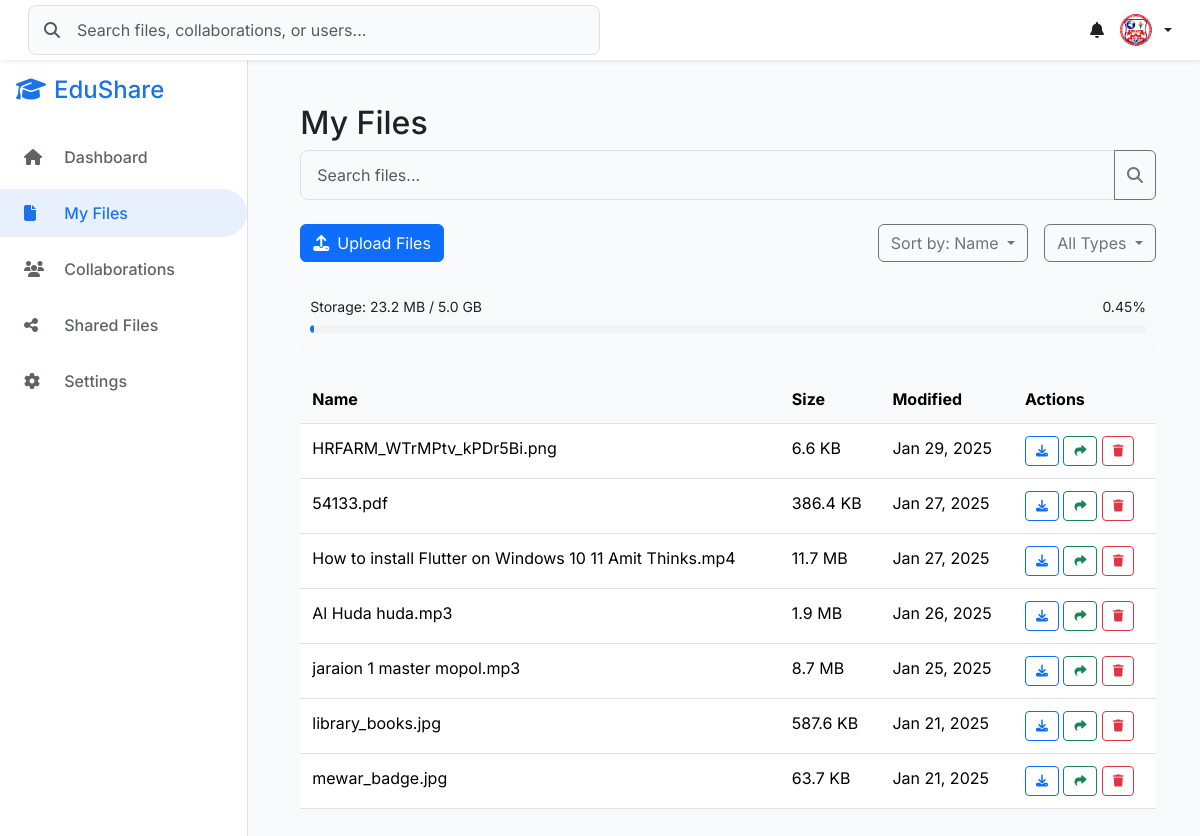
Page /auth/my-files/ (signed in) on the committed database.
### authentication/models.py (models this page shows, shortened)
class User(AbstractUser):
    ROLE_CHOICES = [
        ('faculty', 'Faculty'),
        ('admin', 'Admin'),
        ('external', 'External Partner'),
    ]
    email = models.EmailField(
        unique=True,
        validators=[EmailValidator()],
        error_messages={
            'unique': 'A user with this email already exists.',
        }
    )
    role = models.CharField(
        max_length=20,
        choices=ROLE_CHOICES
    )
    last_login_attempt = models.DateTimeField(null=True, blank=True)
    login_attempts = models.IntegerField(default=0)
    profile_picture = models.ImageField(
        upload_to=profile_picture_path,
        validators=[validate_image_size],
        null=True,
        blank=True,
        help_text="Upload a JPEG or PNG image (max size: 2MB)."
    )
    DEPARTMENT_CHOICES = [
        ('Computer Science', 'Computer Science'),
        ('Software Engineering', 'Software Engineering'),
        ('Cyber Security', 'Cyber Security'),
    ]
    department = models.CharField(
        max_length=100,
        choices=DEPARTMENT_CHOICES,
        blank=True,
        null=True
    )
    USERNAME_FIELD = 'email'
    REQUIRED_FIELDS = ['username', 'role']
    class Meta:
        db_table = 'auth_user'

class File(models.Model):
    user = models.ForeignKey(User, on_delete=models.CASCADE)
    name = models.CharField(max_length=255)
    file = models.FileField(upload_to='files/')
    file_size = models.BigIntegerField()
    created_at = models.DateTimeField(auto_now_add=True)
    modified_at = models.DateTimeField(auto_now=True)

### authentication/views.py (the view)
# urls.py: path('my-files/', views.my_files, name='my_files'),
@login_required
def my_files(request):
    files = File.objects.filter(user=request.user).order_by('-created_at')
    paginator = Paginator(files, 10)
    page_number = request.GET.get('page', 1)
    page_obj = paginator.get_page(page_number)
    formatted_files = [{
        'id': file.id,
        'name': file.name,
        'size': format_file_size(file.file_size),
        'modified': file.modified_at.strftime('%b %d, %Y')
    } for file in page_obj]
    context = {
        'files': formatted_files,
        'storage_used': {
            'used': File.objects.filter(user=request.user).aggregate(total=Sum('file_size'))['total'] or 0,
            'total': 5 * 1024 * 1024 * 1024,  # 5GB in bytes
            'percentage': (File.objects.filter(user=request.user).aggregate(total=Sum('file_size'))['total'] or 0) / (5 * 1024 * 1024 * 1024) * 100,
            'used_formatted': format_file_size(File.objects.filter(user=request.user).aggregate(total=Sum('file_size'))['total'] or 0),
            'total_formatted': format_file_size(5 * 1024 * 1024 * 1024)
        }
    }
    return render(request, 'authentication/dashboard/my_files.html', context)

### authentication/views.py (called while the page is built)
def format_file_size(size_in_bytes):
    for unit in ['B', 'KB', 'MB', 'GB']:
        if size_in_bytes < 1024.0:
            return f"{size_in_bytes:.1f} {unit}"
        size_in_bytes /= 1024.0
    return f"{size_in_bytes:.1f} TB"

### authentication/templates/authentication/dashboard/my_files.html (shortened to what this page needs)
{% extends 'authentication/dashboard/base.html' %}
{% load static %}
{% block extra_css %}
<link rel="stylesheet" href="{% static 'css/my_files.css' %}">
{% endblock %}
{% block content %}
<div class="my-files-section">
    <h2>My Files</h2>
    <div class="search-bar mb-4">
        <div class="input-group">
            <input type="text" class="search-input form-control" placeholder="Search files...">
            <button class="btn btn-outline-secondary" type="button">
                <i class="fas fa-search"></i>
            </button>
        </div>
    </div>
    <div class="d-flex justify-content-between align-items-center mb-4">
        <button class="btn btn-primary" id="upload-files-btn">
            <i class="fas fa-upload me-2"></i>Upload Files
        </button>
        <div class="d-flex gap-3">
            <div class="dropdown">
                <button class="btn btn-outline-secondary dropdown-toggle" type="button" id="sort-by-dropdown" data-bs-toggle="dropdown" aria-expanded="false">
                    Sort by: Name
                </button>
            </div>
            <div class="dropdown">
                <button class="btn btn-outline-secondary dropdown-toggle" type="button" id="filter-by-dropdown" data-bs-toggle="dropdown" aria-expanded="false">
                    All Types
                </button>
            </div>
        </div>
    </div>
    <div class="storage-bar mb-4">
        <div class="d-flex justify-content-between align-items-center">
            <small>Storage: {{ storage_used.used_formatted }} / {{ storage_used.total_formatted }}</small>
            <small>{{ storage_used.percentage|floatformat:2 }}%</small>
        </div>
        <div class="progress">
            <div class="progress-bar" role="progressbar" style="width: {{ storage_used.percentage }}%;" aria-valuenow="{{ storage_used.percentage }}" aria-valuemin="0" aria-valuemax="100"></div>
        </div>
    </div>
    <div class="files-table">
        <table class="table table-hover">
            <thead>
                <tr>
                    <th>Name</th>
                    <th>Size</th>
                    <th>Modified</th>
                    <th>Actions</th>
                </tr>
            </thead>
            <tbody id="files-list">
                {% for file in files %}
                <tr>
                    <td>{{ file.name }}</td>
                    <td>{{ file.size }}</td>
                    <td>{{ file.modified }}</td>
                    <td>
                        <button class="btn btn-sm btn-outline-primary" data-action="download" data-file-id="{{ file.id }}">
                            <i class="fas fa-download"></i>
                        </button>
                        <button class="btn btn-sm btn-outline-success" data-action="share" data-file-id="{{ file.id }}">
                            <i class="fas fa-share"></i>
                        </button>
                        <button class="btn btn-sm btn-outline-danger" data-action="delete" data-file-id="{{ file.id }}">
                            <i class="fas fa-trash"></i>
                        </button>
                    </td>
                </tr>
                {% endfor %}
            </tbody>
        </table>
    </div>
</div>
{% endblock %}

### authentication/templates/authentication/dashboard/base.html (shortened to what this page needs)
{% load static %}
<!DOCTYPE html>
<html lang="en">
<head>
    <link href="https://cdn.jsdelivr.net/npm/bootstrap@5.3.2/dist/css/bootstrap.min.css" rel="stylesheet">
    <link rel="stylesheet" href="https://cdnjs.cloudflare.com/ajax/libs/font-awesome/6.5.1/css/all.min.css">
    <link rel="stylesheet" href="{% static 'css/base.css' %}">
    <link rel="stylesheet" href="{% static 'css/dashboard.css' %}">
    {% block extra_css %}{% endblock %}
</head>
<body>
    <nav class="navbar navbar-expand-lg navbar-light fixed-top bg-white shadow-sm">
        <div class="container-fluid">
            <div class="d-none d-lg-block w-50">
                <div class="position-relative">
                    <i class="fas fa-search position-absolute top-50 translate-middle-y ms-3 text-muted"></i>
                    <input class="form-control search-input ps-5" type="search"
                           placeholder="Search files, collaborations, or users...">
                </div>
            </div>
            <div class="d-flex align-items-center">
                <div class="dropdown me-3">
                    <a class="nav-link position-relative" href="#" role="button"
                       data-bs-toggle="dropdown" aria-expanded="false">
                        <i class="fas fa-bell"></i>
                    </a>
                </div>
                <div class="dropdown">
                    <a class="nav-link dropdown-toggle d-flex align-items-center gap-2" href="#"
                       role="button" data-bs-toggle="dropdown" aria-expanded="false">
                        {% if user.profile_picture %}
                            <img src="{{ user.profile_picture.url }}" alt="Profile"
                                 class="rounded-circle" width="32" height="32">
                        {% else %}
                            <div class="rounded-circle bg-primary text-white d-flex align-items-center justify-content-center"
                                 style="width: 32px; height: 32px; font-size: 14px;">
                                {{ user.get_full_name|default:user.email|make_list|first|upper }}
                            </div>
                        {% endif %}
                    </a>
                </div>
            </div>
        </div>
    </nav>
    <div class="d-flex">
        <nav id="sidebarMenu" class="sidebar collapse d-lg-block">
            <div class="position-sticky">
                <div class="px-3 mb-4 d-none d-lg-block">
                    <h4 style="color:#1a73e8" class="mb-0"><i class="fas fa-graduation-cap me-2"></i>EduShare</h4>
                </div>
                <ul class="nav flex-column">
                    <li class="nav-item">
                        <a class="nav-link {% if request.resolver_match.url_name == 'dashboard' %}active{% endif %}"
                           href="{% url 'authentication:dashboard' %}">
                            <i class="fas fa-home"></i> Dashboard
                        </a>
                    </li>
                    <li class="nav-item">
                        <a class="nav-link {% if request.resolver_match.url_name == 'my_files' %}active{% endif %}"
                           href="{% url 'authentication:my_files' %}">
                            <i class="fas fa-file"></i> My Files
                        </a>
                    </li>
                    <li class="nav-item">
                        <a class="nav-link {% if request.resolver_match.url_name == 'collaborations' %}active{% endif %}"
                           href="#">
                            <i class="fas fa-users"></i> Collaborations
                        </a>
                    </li>
                    <li class="nav-item">
                        <a class="nav-link {% if request.resolver_match.url_name == 'shared_files' %}active{% endif %}"
                           href="{% url 'authentication:shared_files' %}">
                            <i class="fas fa-share-alt"></i> Shared Files
                        </a>
                    </li>
                    <li class="nav-item">
                        <a class="nav-link {% if request.resolver_match.url_name == 'settings' %}active{% endif %}"
                           href="#">
                            <i class="fas fa-cog"></i> Settings
                        </a>
                    </li>
                </ul>
            </div>
        </nav>
        <main style="margin-left: 0.5rem;" class="flex-grow-1 p-4">
            {% block content %}{% endblock %}
        </main>
    </div>
</body>
</html>

### static/css/base.css (style rules this page uses)
:root { --primary-color: #1a73e8; --secondary-color: #5f6368; --sidebar-width: 250px; --navbar-height: 60px; --border-color: #e0e0e0; --hover-bg: #f8fafb; --shadow-sm: 0 1px 3px rgba(0, 0, 0, 0.1); --shadow-md: 0 4px 6px rgba(0, 0, 0, 0.1); }
body { min-height: 100vh; padding-top: var(--navbar-height); font-family: 'Inter', -apple-system, BlinkMacSystemFont, sans-serif; background-color: #f8fafb; color: #202124; }
.d-flex { display: flex; }
main { margin-left: var(--sidebar-width); width: calc(100% - var(--sidebar-width)); min-height: calc(100vh - var(--navbar-height)); background-color: #f8fafb; transition: margin-left 0.3s ease; }
.navbar { padding: 0.5rem 1rem; background: white; box-shadow: var(--shadow-sm); z-index: 1030; }
.search-input { padding: 0.75rem 1rem 0.75rem 2.5rem; border: 1px solid var(--border-color); border-radius: 8px; background-color: #f8fafb; transition: all 0.2s ease; }

### static/css/dashboard.css (style rules this page uses)
:root { --primary-color: #1a73e8; --sidebar-width: 250px; --navbar-height: 60px; --card-shadow: 0 2px 4px rgba(0, 0, 0, 0.05); --border-color: #e0e0e0; --hover-bg: #f8fafb; }
body { background-color: #f8fafb; font-family: 'Inter', -apple-system, BlinkMacSystemFont, sans-serif; }
.navbar { height: var(--navbar-height); background: white; box-shadow: 0 1px 3px rgba(0, 0, 0, 0.05); }
.search-input { background: #f8fafb; border: 1px solid var(--border-color); border-radius: 8px; padding: 0.75rem 1rem; width: 100%; transition: all 0.2s ease; }
.sidebar { background: white; width: var(--sidebar-width); border-right: 1px solid var(--border-color); padding: 1rem 0; }
.sidebar .nav-link { padding: 0.75rem 1.5rem; color: #5f6368; font-weight: 500; border-radius: 0 50px 50px 0; margin: 0.25rem 0; transition: all 0.2s ease; }
.sidebar .nav-link.active { background: #e8f0fe; color: var(--primary-color); }
.sidebar .nav-link i { width: 24px; margin-right: 12px; }
.progress { height: 8px; border-radius: 4px; background: #f1f3f4; margin: 0.5rem 0; }
.progress-bar { background: var(--primary-color); border-radius: 4px; }

### static/css/my_files.css (style rules this page uses)
.my-files-section { padding: 20px; }
.storage-bar { background-color: #f8f9fa; padding: 10px; border-radius: 5px; }
.files-table { margin-top: 20px; }
.files-table table { width: 100%; }
.files-table th, .files-table td { padding: 12px; text-align: left; }
.files-table th { background-color: #f8f9fa; }
.btn-sm { padding: 5px 10px; font-size: 12px; }

### rows in the picture
File: name "HRFARM_WTrMPtv_kPDr5Bi.png"
File: name "54133.pdf"
File: name "How to install Flutter on Windows 10 11 Amit Thinks.mp4"
File: name "Al Huda huda.mp3"
File: name "jaraion 1 master mopol.mp3"
File: name "library_books.jpg"
File: name "mewar_badge.jpg"

### other values in the picture
{{ storage_used.used_formatted }} "23.2 MB"
{{ storage_used.total_formatted }} "5.0 GB"
{{ storage_used.percentage|floatformat:2 }} "0.45"
{{ file.size }} "6.6 KB" "386.4 KB" "11.7 MB" "1.9 MB" "8.7 MB" "587.6 KB" "63.7 KB"
{{ file.modified }} "Jan 29, 2025" "Jan 27, 2025" "Jan 27, 2025" "Jan 26, 2025" "Jan 25, 2025" "Jan 21, 2025" "Jan 21, 2025"
